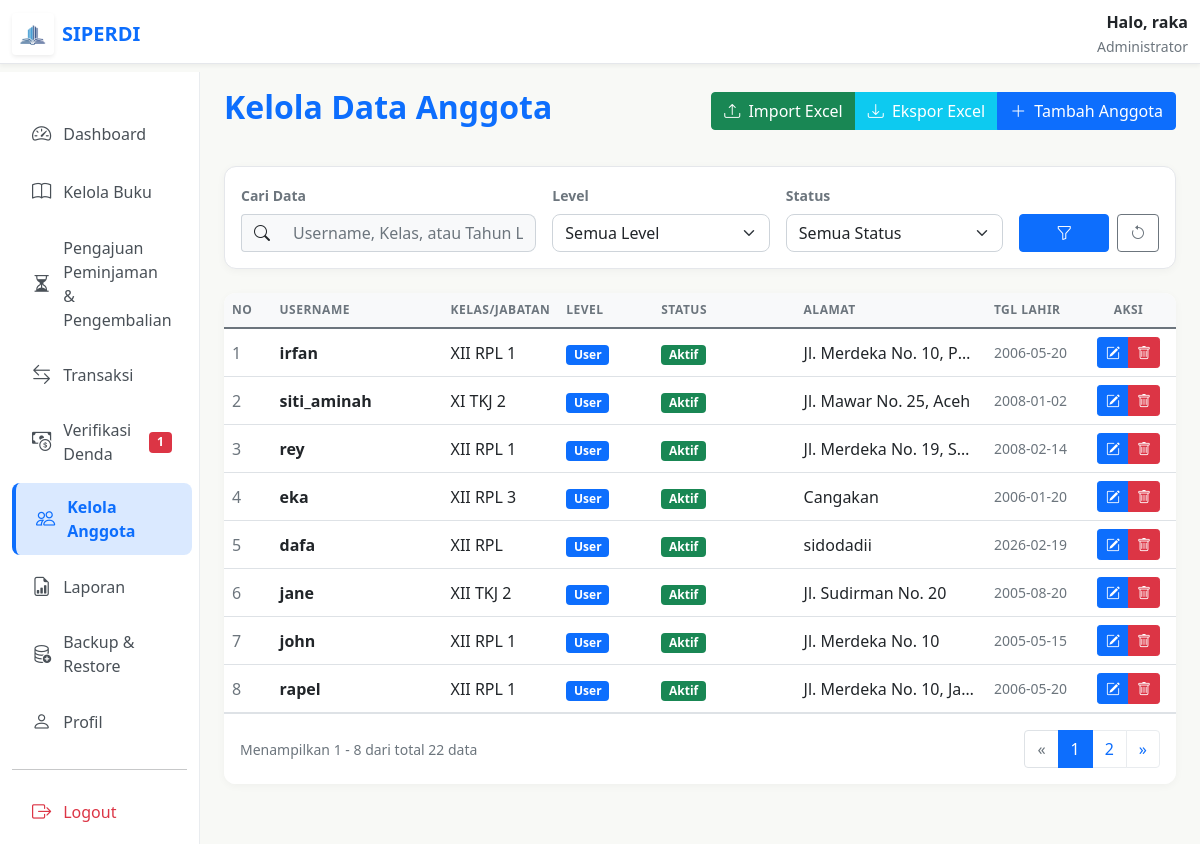
The page /admin/kelola-anggota/anggota.php (signed in) on the database its author committed.
### tables this page shows
CREATE TABLE `users` (
  `id` int(11) NOT NULL AUTO_INCREMENT,
  `username` varchar(50) NOT NULL,
  `password` varchar(255) NOT NULL,
  `level` enum('admin','user') NOT NULL,
  `created_at` timestamp NULL DEFAULT current_timestamp(),
  `kelas` varchar(50) DEFAULT NULL,
  `alamat` text DEFAULT NULL,
  `tanggal_lahir` date DEFAULT NULL,
  `status` enum('pending','aktif') DEFAULT 'pending',
  PRIMARY KEY (`id`),
  UNIQUE KEY `username` (`username`)
);

### admin/kelola-anggota/anggota.php (the view, shortened to what this page needs)
<?php
include __DIR__ . "/../../config/database.php";
 $count_denda_pending = mysqli_fetch_assoc(mysqli_query($conn, "SELECT COUNT(*) as total FROM transaksi WHERE status = 'pending_payment'"))['total'];
$perPage = 8;
$page = isset($_GET['page']) ? (int)$_GET['page'] : 1;
$start = ($page > 1) ? ($page * $perPage) - $perPage : 0;
$search = $_GET['search'] ?? '';
$filter_level = $_GET['filter_level'] ?? 'all';
$filter_status = $_GET['filter_status'] ?? 'all';
$query_count = "SELECT COUNT(*) as total FROM users";
$result_count = mysqli_query($conn, $query_count);
$row_count = mysqli_fetch_assoc($result_count);
$total_data = $row_count['total'];
$total_pages = ceil($total_data / $perPage);
$query = "SELECT id, username, level, kelas, alamat, tanggal_lahir, status FROM users";
$query .= " ORDER BY id DESC LIMIT $start, $perPage";
$result = mysqli_query($conn, $query);
$admin_name = $_SESSION['username'] ?? $_SESSION['nama'] ?? 'Admin';
if ($admin_name === 'Admin' && isset($_SESSION['id'])) {
    $query_user = mysqli_query($conn, "SELECT username FROM users WHERE id = " . (int)$_SESSION['id']);
    $data_user = mysqli_fetch_assoc($query_user);
    if ($data_user) {
        $admin_name = $data_user['username'];
    }
}
?>
<!DOCTYPE html>
<html lang="id">
<head>
    <link href="../../asset/css/bootstrap.min.css" rel="stylesheet">
    <link rel="stylesheet" href="../../asset/font/bootstrap-icons.css">
</head>
<body>
    <nav class="navbar navbar-custom fixed-top">
        <div class="container-fluid">
            <a class="navbar-brand d-flex align-items-center text-primary fw-bold" href="#" style="color: var(--primary-blue) !important; text-decoration: none;">
                <div class="bg-white rounded p-2 shadow-sm d-flex align-items-center justify-content-center me-2" style="width: 42px; height: 42px;">
                    <img src="../../asset/img/logo.png" alt="Logo" style="width: 100%; height: 100%; object-fit: contain;">
                </div>
                <span class="fs-5">SIPERDI</span>
            </a>
            <div class="d-none d-md-block text-end">
                <div class="fw-bold text-dark">Halo, <?= htmlspecialchars($admin_name) ?></div>
                <small class="text-muted">Administrator</small>
            </div>
        </div>
    </nav>
    <div class="container-fluid pt-5 mt-4">
        <div class="row">
            <nav class="col-md-3 col-lg-2 d-md-block sidebar collapse show">
                <div class="position-sticky pt-3">
                    <ul class="nav flex-column">
                        <li class="nav-item"><a class="nav-link" href="../kelola-buku/dashboard.php"><i class="bi bi-speedometer2"></i> Dashboard</a></li>
                        <li class="nav-item"><a class="nav-link" href="../kelola-buku/kelola_buku.php"><i class="bi bi-book"></i> Kelola Buku</a></li>
                        <li class="nav-item">
                            <a class="nav-link " href="../pengajuan/pengajuan_peminjaman.php">
                                <i class="bi bi-hourglass-split"></i> Pengajuan Peminjaman & Pengembalian
                            </a>
                        </li>
                        <li class="nav-item"><a class="nav-link" href="../transaksi/transaksi.php"><i class="bi bi-arrow-left-right"></i> Transaksi</a></li>
                        <li class="nav-item">
                            <a class="nav-link" href="../denda/verifikasi_denda.php">
                                <i class="bi bi-cash-coin"></i> Verifikasi Denda
                                <?php if ($count_denda_pending > 0): ?>
                                    <span class="badge bg-danger ms-auto"><?= $count_denda_pending ?></span>
                                <?php endif; ?>
                            </a>
                        </li>
                        <li class="nav-item"><a class="nav-link active" href="anggota.php"><i class="bi bi-people"></i> Kelola Anggota</a></li>
                        <li class="nav-item">
                            <a class="nav-link" href="../laporan/laporan.php">
                                <i class="bi bi-file-earmark-bar-graph"></i> Laporan
                            </a>
                        </li>
                        <li class="nav-item">
                            <a class="nav-link" href="../backup/backup.php">
                                <i class="bi bi-database-add"></i> Backup & Restore
                            </a>
                        </li>
                        <li class="nav-item"><a class="nav-link" href="../profil/profil.php"><i class="bi bi-person"></i> Profil</a></li>
                    </ul>
                    <hr>
                    <div class="nav-item">
                        <a class="nav-link btn-logout" href="../konfirmasi_logout.php"><i class="bi bi-box-arrow-right"></i> Logout</a>
                    </div>
                </div>
            </nav>
            <main class="col-md-9 ms-sm-auto col-lg-10 px-md-4">
                <div class="d-flex justify-content-between flex-wrap flex-md-nowrap align-items-center pt-3 pb-2 mb-4">
                    <h2 class="fw-bold" style="color: var(--primary-blue);">Kelola Data Anggota</h2>
                    <div class="btn-group">
                        <button type="button" class="btn btn-success" data-bs-toggle="modal" data-bs-target="#modalImport">
                            <i class="bi bi-upload me-1"></i> Import Excel
                        </button>
                        <a href="ekspor_anggota.php" class="btn btn-info text-white">
                            <i class="bi bi-download me-1"></i> Ekspor Excel
                        </a>
                        <button type="button" class="btn btn-primary" data-bs-toggle="modal" data-bs-target="#modalTambah">
                            <i class="bi bi-plus-lg me-1"></i> Tambah Anggota
                        </button>
                    </div>
                </div>
                <div class="card card-custom p-3 mb-4">
                    <form method="get">
                        <div class="row g-3 align-items-end">
                            <div class="col-md-4">
                                <label class="form-label small fw-bold text-muted">Cari Data</label>
                                <div class="input-group">
                                    <span class="input-group-text bg-light border-end-0"><i class="bi bi-search"></i></span>
                                    <input type="text" name="search" value="<?= htmlspecialchars($search) ?>" class="form-control border-start-0 bg-light" placeholder="Username, Kelas, atau Tahun Lahir...">
                                </div>
                            </div>
                            <div class="col-md-3">
                                <label class="form-label small fw-bold text-muted">Level</label>
                                <select name="filter_level" class="form-select">
                                    <option value="all" <?= $filter_level == 'all' ? 'selected' : '' ?>>Semua Level</option>
                                </select>
                            </div>
                            <div class="col-md-3">
                                <label class="form-label small fw-bold text-muted">Status</label>
                                <select name="filter_status" class="form-select">
                                    <option value="all" <?= $filter_status == 'all' ? 'selected' : '' ?>>Semua Status</option>
                                </select>
                            </div>
                            <div class="col-md-2 d-flex gap-2">
                                <button type="submit" class="btn btn-primary flex-grow-1"><i class="bi bi-funnel"></i></button>
                                <a href="anggota.php" class="btn btn-outline-secondary"><i class="bi bi-arrow-counterclockwise"></i></a>
                            </div>
                        </div>
                    </form>
                </div>
                <div class="card card-custom border-0 overflow-hidden">
                    <div class="table-responsive">
                        <table class="table table-hover align-middle mb-0">
                            <thead>
                                <tr>
                                    <th width="5%">No</th>
                                    <th width="18%">Username</th>
                                    <th width="12%">Kelas/Jabatan</th>
                                    <th width="10%">Level</th>
                                    <th width="15%">Status</th>
                                    <th width="20%">Alamat</th>
                                    <th width="10%">Tgl Lahir</th>
                                    <th width="10%" class="text-center">Aksi</th>
                                </tr>
                            </thead>
                            <tbody>
                                <?php $no = $start + 1;
                                if (mysqli_num_rows($result) > 0) {
                                    while ($row = mysqli_fetch_assoc($result)): ?>
                                        <tr>
                                            <td class="text-muted"><?= $no++ ?></td>
                                            <td class="fw-bold text-dark"><?= htmlspecialchars($row['username']) ?></td>
                                            <td><?= htmlspecialchars($row['kelas'] ?? '-') ?></td>
                                            <td>
                                                <span class="badge <?= ($row['level'] ?? 'user') == 'admin' ? 'bg-danger text-white' : 'bg-primary text-white' ?>">
                                                    <?= ucfirst($row['level'] ?? 'user') ?>
                                                </span>
                                            </td>
                                            <td>
                                                <?php if ($row['status'] == 'aktif'): ?>
                                                    <span class="badge bg-success">Aktif</span>
                                                <?php else: ?>
                                                    <span class="badge bg-warning text-dark">Pending</span>
                                                <?php endif; ?>
                                            </td>
                                            <td class="text-truncate" style="max-width: 180px;" title="<?= htmlspecialchars($row['alamat'] ?? '') ?>"><?= htmlspecialchars($row['alamat'] ?? '-') ?></td>
                                            <td class="text-muted small"><?= $row['tanggal_lahir'] ?? '-' ?></td>
                                            <td class="text-center">
                                                <div class="btn-group" role="group">
                                                    <button onclick="openModalEdit(
                                                        '<?= $row['id'] ?>',
                                                        '<?= htmlspecialchars($row['username']) ?>',
                                                        '<?= htmlspecialchars($row['kelas'] ?? '') ?>',
                                                        '<?= htmlspecialchars($row['alamat'] ?? '') ?>',
                                                        '<?= $row['tanggal_lahir'] ?? '' ?>',
                                                        '<?= $row['level'] ?? 'user' ?>',
                                                        '<?= $row['status'] ?? 'pending' ?>'
                                                    )" class="btn btn-sm btn-primary" title="Edit Data">
                                                        <i class="bi bi-pencil-square"></i>
                                                    </button>
                                                    <?php if ($row['status'] != 'pending'): ?>
                                                        <a href="hapus.php?id=<?= $row['id'] ?>" onclick="return confirm('Yakin ingin menghapus anggota <?= htmlspecialchars($row['username']) ?>?')" class="btn btn-sm btn-danger" title="Hapus">
                                                            <i class="bi bi-trash"></i>
                                                        </a>
                                                    <?php endif; ?>
                                                </div>
                                            </td>
                                        </tr>
                                    <?php endwhile;
                                } ?>
                            </tbody>
                        </table>
                    </div>
                    <?php if ($total_data > $perPage): ?>
                        <div class="card-footer bg-white border-top py-3 d-flex justify-content-between align-items-center">
                            <div class="text-muted small">Menampilkan <?= $start + 1 ?> - <?= min($start + $perPage, $total_data) ?> dari total <?= $total_data ?> data</div>
                            <nav aria-label="Page navigation">
                                <ul class="pagination mb-0">
                                    <li class="page-item <?= ($page == 1) ? 'disabled' : '' ?>">
                                        <a class="page-link" href="?page=<?= $page - 1 ?>&search=<?= $search ?>&filter_level=<?= $filter_level ?>&filter_status=<?= $filter_status ?>" aria-label="Previous">
                                            <span aria-hidden="true">&laquo;</span>
                                        </a>
                                    </li>
                                    <li class="page-item active"><span class="page-link"><?= $page ?></span></li>
                                    <?php if ($page < $total_pages): ?>
                                        <li class="page-item"><a class="page-link" href="?page=<?= $page + 1 ?>&search=<?= $search ?>&filter_level=<?= $filter_level ?>&filter_status=<?= $filter_status ?>"><?= $page + 1 ?></a></li>
                                    <?php endif; ?>
                                    <li class="page-item <?= ($page >= $total_pages) ? 'disabled' : '' ?>">
                                        <a class="page-link" href="?page=<?= $page + 1 ?>&search=<?= $search ?>&filter_level=<?= $filter_level ?>&filter_status=<?= $filter_status ?>" aria-label="Next">
                                            <span aria-hidden="true">&raquo;</span>
                                        </a>
                                    </li>
                                </ul>
                            </nav>
                        </div>
                    <?php endif; ?>
                </div>
            </main>
        </div>
    </div>
</body>
</html>

### rows shown on the page
users: username "raka"
users: username "irfan", kelas "XII RPL 1", level "User", status "Aktif", alamat "Jl. Merdeka No. 10, P…", tanggal_lahir "2006-05-20"
users: username "siti_aminah", kelas "XI TKJ 2", level "User", status "Aktif", alamat "Jl. Mawar No. 25, Aceh", tanggal_lahir "2008-01-02"
users: username "rey", kelas "XII RPL 1", level "User", status "Aktif", alamat "Jl. Merdeka No. 19, S…", tanggal_lahir "2008-02-14"
users: username "eka", kelas "XII RPL 3", level "User", status "Aktif", alamat "Cangakan", tanggal_lahir "2006-01-20"
users: username "dafa", kelas "XII RPL", level "User", status "Aktif", alamat "sidodadii", tanggal_lahir "2026-02-19"
users: username "jane", kelas "XII TKJ 2", level "User", status "Aktif", alamat "Jl. Sudirman No. 20", tanggal_lahir "2005-08-20"
users: username "john", kelas "XII RPL 1", level "User", status "Aktif", alamat "Jl. Merdeka No. 10", tanggal_lahir "2005-05-15"
users: username "rapel", kelas "XII RPL 1", level "User", status "Aktif", alamat "Jl. Merdeka No. 10, Ja…", tanggal_lahir "2006-05-20"

### other values the page prints
$count_denda_pending "1"
$start + 1 "1"
min($start + $perPage, $total_data) "8"
$total_data "22"
$page "1"
$page + 1 "2"
